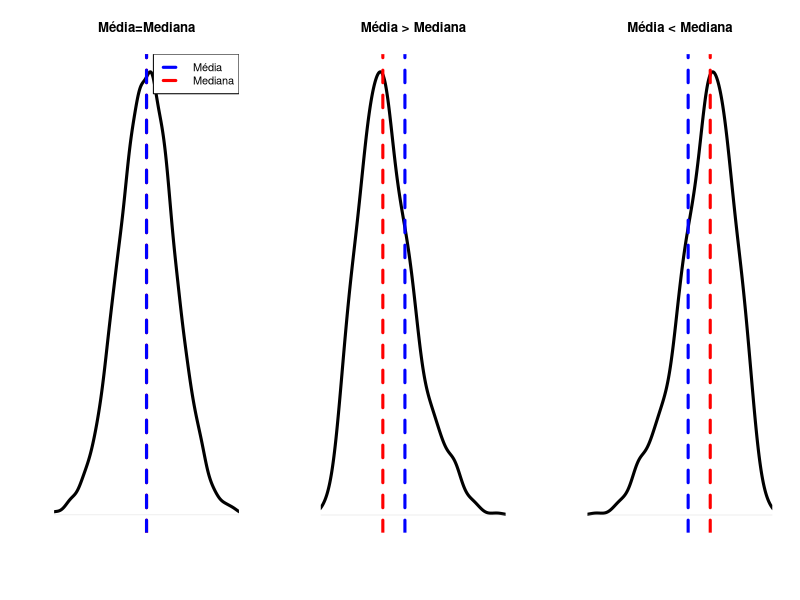
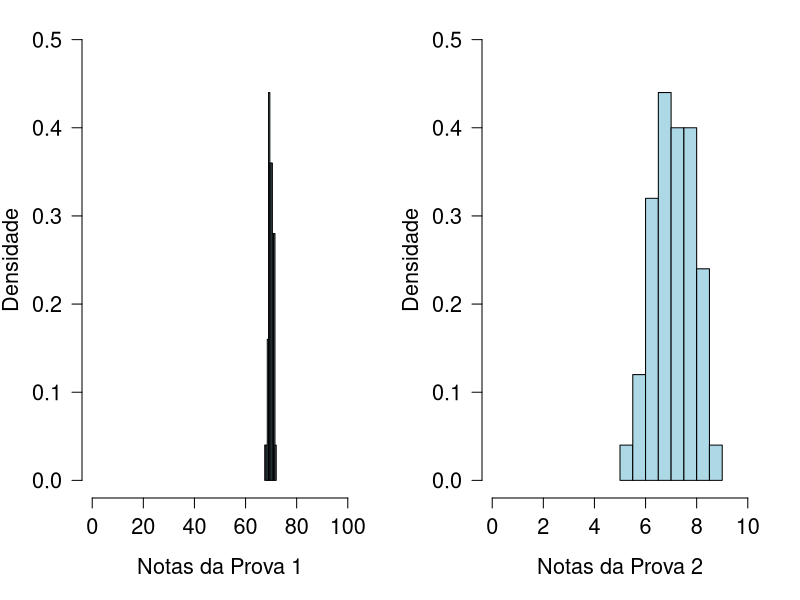
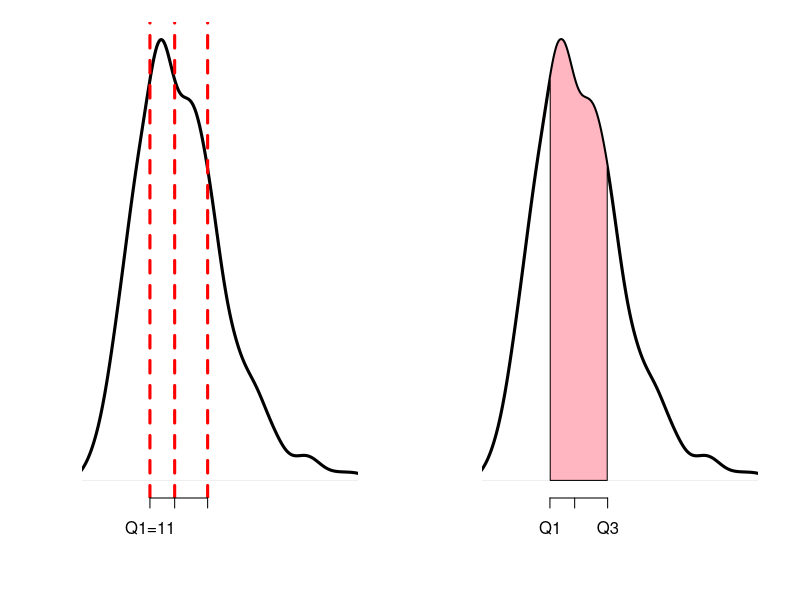
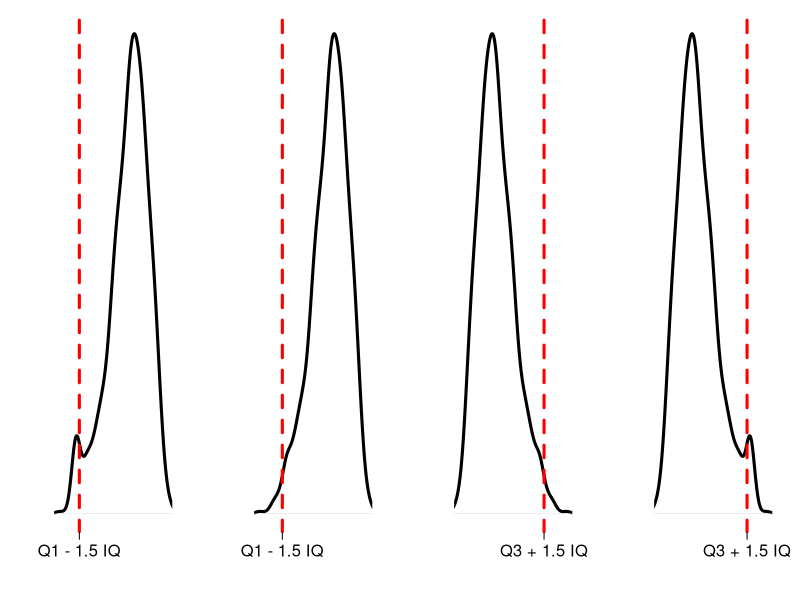
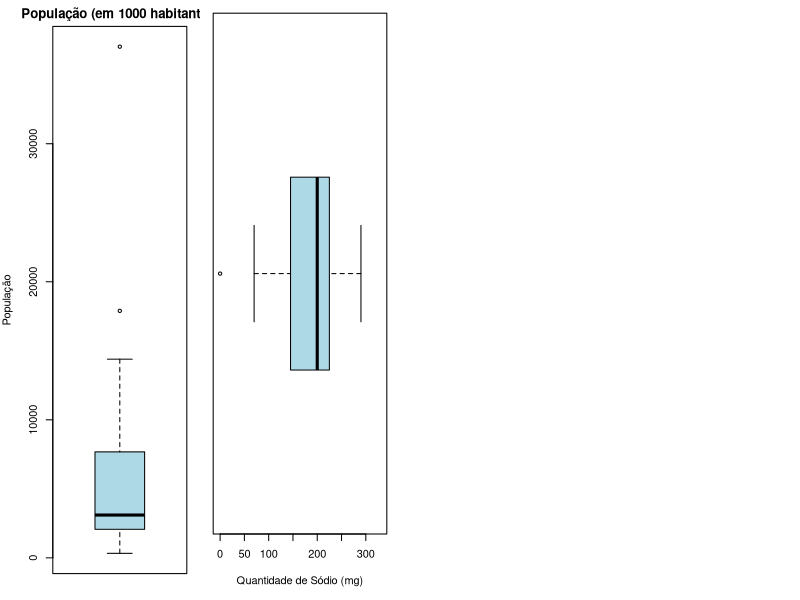
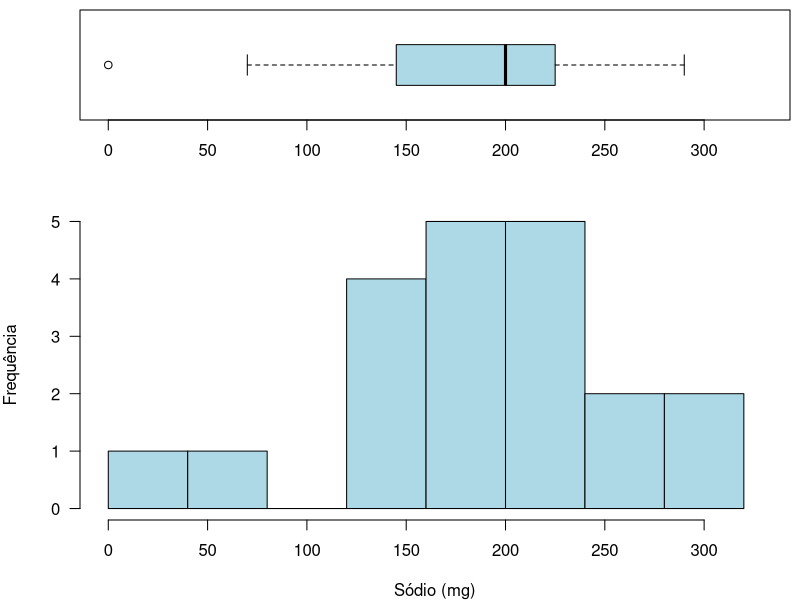
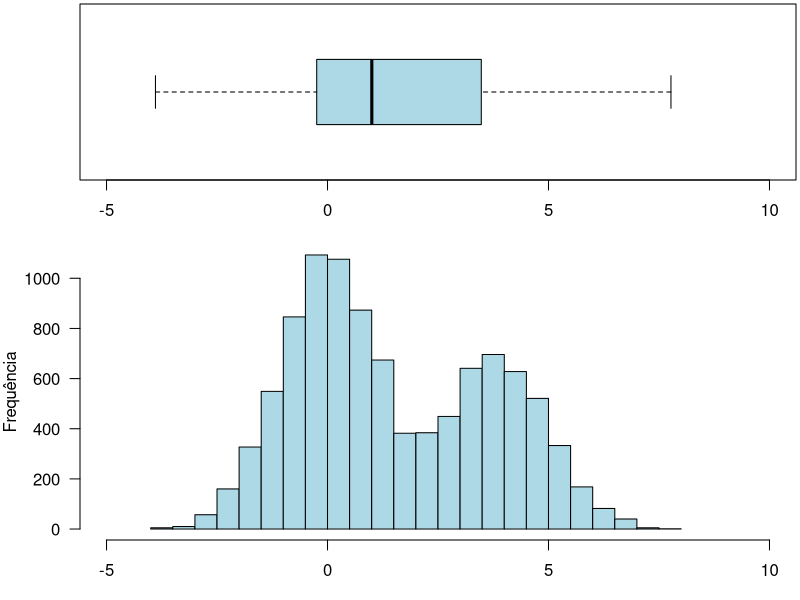
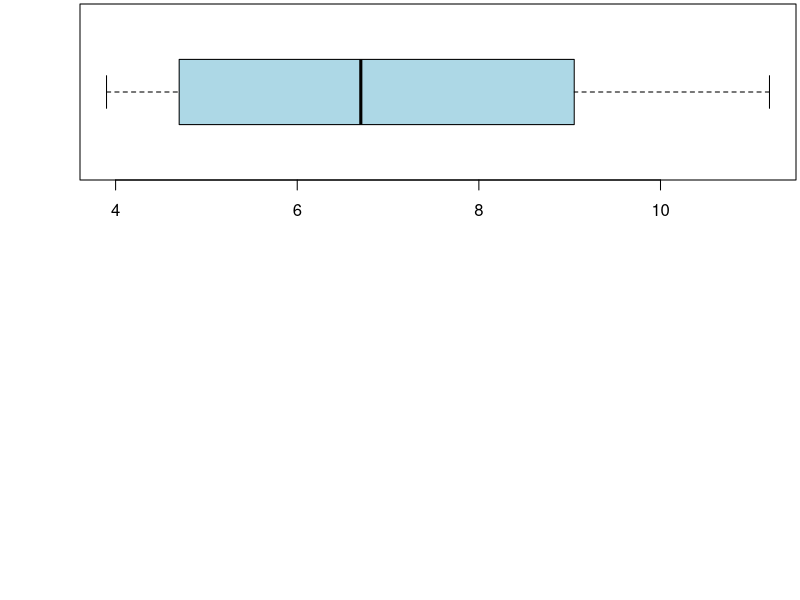

Source code (R) for these figures, in order:
## ---- chunk 1
par(mfrow=c(1, 3))
set.seed(44)
sym <- rnorm(10000)
plot(density(sym), ylab="", main="Média=Mediana", xlab="", axes=FALSE, 
     xlim=c(-3,3), cex.lab=1.5, lwd=3)
abline(v=0, col="red", lty=2,lwd=3)
abline(v=0, col="blue", lty=2,lwd=3)
legend("topright", legend=c("Média", "Mediana"), col=c("blue", "red"), 
       lty=2, border="white", lwd=3)

set.seed(44)
asymDir <- c(rchisq(1000, df=15))
plot(density(asymDir), ylab="", main="Média > Mediana", xlim=c(4, 35),
     axes=FALSE, xlab="", cex.lab=1.5, lwd=3)
abline(v=14, col="red", lty=2, lwd=3)
abline(v=18, col="blue", lty=2, lwd=3)

asymEsq <- -asymDir
plot(density(asymEsq), ylab="", main="Média < Mediana", xlim=c(-35, -4),
     axes=FALSE, xlab="", cex.lab=1.5, lwd=3)
abline(v=-14, col="red", lty=2, lwd=3)
abline(v=-18, col="blue", lty=2, lwd=3)
#legend("topright", legend=c("Média", "Mediana"), col=c("blue", "red"), lty=2, border="white", lwd=3)
## ---- chunk 2
set.seed(3)
prova1 <- rnorm(50, mean=70, sd=1)
prova2 <- rnorm(50, mean=7, sd=1)
par(mfrow=c(1, 2), mar=c(5.1, 4.1, 1.1, 2.1))
hist(prova1, freq=FALSE, xlab="Notas da Prova 1", ylab="Densidade", 
     main=" ", xlim=c(0,100), ylim=c(0,.5), cex.axis=1.3, cex.lab=1.3, 
     col="lightblue", las=1)
hist(prova2, freq=FALSE, xlab="Notas da Prova 2", ylab="Densidade",
     main=" ", xlim=c(0,10), ylim=c(0,.5), cex.axis=1.3, cex.lab=1.3, 
     col="lightblue", las=1)
## ---- chunk 3
set.seed(2015)
asymDir <- round(c(rchisq(1000, df=15)), 0)
a <- boxplot(asymDir, plot=FALSE)
q1 <- round(a$stats[2], 0)
q2 <- round(a$stats[3], 0)
q3 <- round(a$stats[4], 0)
plot(density(asymDir), ylab="",main=" ", xlim=c(4, 35), axes=FALSE, 
     xlab="", cex.lab=1.5, lwd=3)
abline(v=q1, col="red", lty=2, lwd=3)
abline(v=q2, col="red", lty=2, lwd=3)
abline(v=q3,col="red",lty=2,lwd=3)
axis(side=1, at=c(q1,q2,q3), labels=c(paste0("Q1=", q1), 
                                      paste0("Q2=", q2), paste0("Q3=", q3)))
## ---- chunk 4
dens <- density(asymDir)
plot(dens, ylab="", main=" ", xlim=c(4, 35), axes=FALSE, xlab="", 
     cex.lab=1.5, lwd=3)
axis(side=1, at=c(q1, q2, q3), labels=c("Q1","Q2","Q3"))
x1 <- min(which(dens$x >= q1))  
x2 <- max(which(dens$x <  q3))
with(dens, polygon(x=c(x[c(x1, x1:x2, x2)]), y=c(0, y[x1:x2], 0),
                   col="lightpink"))
# abline(v=q1, col="red", lty=2, lwd=3)
# abline(v=q3, col="red", lty=2, lwd=3)
## ---- chunk 5
par(mfrow=c(1, 4))
set.seed(44)
asymDir <- c(rchisq(1000, df=15))
asymEsq <- c(-asymDir, rep(-30, 30))
plot(density(asymEsq), ylab="", main=" ", xlim=c(-35, -4), axes=FALSE, 
     xlab="", cex.lab=1.5, lwd=3)
a <- boxplot(asymEsq, plot=FALSE)
IQ <- a$stats[4] - a$stats[2]
LI <- a$stats[2] - 1.5*IQ
abline(v=LI, col="red", lty=2, lwd=3)
axis(side=1, at=c(LI), labels=c("Q1 - 1.5 IQ"), cex.axis=1.5, cex.lab=1.5)

set.seed(44)
asymDir <- c(rchisq(1000, df=15))
asymEsq <- c(-asymDir)
plot(density(asymEsq), ylab="",main=" ", xlim=c(-35, -4), axes=FALSE, 
     xlab="", cex.lab=1.5, lwd=3)
a <- boxplot(asymEsq, plot=FALSE)
IQ <- a$stats[4] - a$stats[2]
LI <- a$stats[2] - 1.5*IQ
abline(v=LI, col="red", lty=2, lwd=3)
axis(side=1, at=c(LI), labels=c("Q1 - 1.5 IQ"),cex.axis=1.5,cex.lab=1.5)

set.seed(44)
asymDir <- c(rchisq(1000, df=15))
a <- boxplot(asymDir, plot=FALSE)
IQ <- a$stats[4] - a$stats[2]
LS <- a$stats[4] + 1.5*IQ
plot(density(asymDir), ylab="", main=" ", xlim=c(4, 35), axes=FALSE, 
     xlab="", cex.lab=1.5, lwd=3)
abline(v=LS, col="red", lty=2, lwd=3)
axis(side=1, at=c(LS), labels=c("Q3 + 1.5 IQ"), cex.axis=1.5, cex.lab=1.5)

set.seed(44)
asymDir <- c(rchisq(1000, df=15), rep(30, 30))
plot(density(asymDir), ylab="",main=" ", xlim=c(4, 35), axes=FALSE, 
     xlab="", cex.lab=1.5, lwd=3)
a <- boxplot(asymDir, plot=FALSE)
IQ <- a$stats[4] - a$stats[2]
LS <- a$stats[4] + 1.5*IQ
abline(v=LS, col="red", lty=2, lwd=3)
axis(side=1, at=c(LS), labels=c("Q3 + 1.5 IQ"), cex.axis=1.5, cex.lab=1.5)
## ---- chunk 6
estados <- c(325,478,558,1158,1380,1785,2052,2079,2505,2777,2813,2823,2844,3098,
             3444,5004,5357,5652,6193,7431,7919,9564,10188,13071,14392,17892,37033)

med <- median(estados) # Q2
Q1 <- quantile(estados, prob=.25, type=2) # Q1
Q3 <- quantile(estados, prob=.75, type=2) # Q3
IQ <- IQR(estados, type=2) # IQ
## ---- chunk 7
par(mar=c(2, 4, 2, 1))
boxplot(estados, main="População (em 1000 habitantes)", ylab="População", type=2, col="lightblue")
## ---- chunk 8
cereais <- c(0, 70, 125, 125, 140, 150, 170, 170, 180, 200,
             200, 210, 210, 220, 220, 230, 250, 260, 290, 290)
## ---- chunk 9
#par(mfrow=c(2,1))
#nf <- layout(mat = matrix(c(1,2),2,1, byrow=TRUE),  height = c(1,2))
#  par(mar=c(4, 4, .5, .5))
par(mar=c(5, 1, 1, 1))
boxplot(cereais, horizontal=TRUE, outline=TRUE, ylim=c(-1,330), 
        col="lightblue", type=3, xlab="Quantidade de Sódio (mg)")
# hist(cereais,xlim=c(-1,330),breaks=c(0,40,80,120,160,200,240,280,320),main="",col="lightblue",xlab="Sódio (mg)",ylab="Frequência")
## ---- chunk 10
par(mfrow=c(2, 1))
nf <- layout(mat=matrix(c(1,2), 2, 1, byrow=TRUE),  height=c(1, 2))
    par(mar=c(4, 4, .5, .5))
boxplot(cereais, horizontal=TRUE,  outline=TRUE, ylim=c(-1, 330),
        col="lightblue", type=3)
hist(cereais, xlim=c(-1, 330), breaks=seq(0, 320, by=40),
     main="", col="lightblue", xlab="Sódio (mg)", ylab="Frequência", las=1)
## ---- chunk 11
mu1 <- log(1)   
mu2 <- log(50)
sig1 <- log(3)
sig2 <- log(3)
cpct <- 0.4   

bimodalDistFunc <- function(n, cpct, mu1, mu2, sig1, sig2){
    set.seed(4)
    y0 <- rlnorm(n, mean=mu1, sd=sig1)
    set.seed(5)
    y1 <- rlnorm(n, mean=mu2 , sd=sig2)
    
    flag <- rbinom(n,size=1,prob=cpct)
    y <- y0*(1 - flag) + y1*flag 
}

bimodalData <- bimodalDistFunc(n=10000, cpct, mu1, mu2, sig1, sig2)

nf <- layout(mat=matrix(c(1, 2), 2, 1, byrow=TRUE),  height=c(1, 1.5))
par(mar=c(3, 4, .2, .2))
boxplot(log(bimodalData), horizontal=TRUE, outline=TRUE, ylim=c(-5,10), 
        col="lightblue", type=3)
hist(log(bimodalData), nclass=20, xlab="", ylab="Frequência", 
     col="lightblue", main="", xlim=c(-5, 10), las=1)
## ---- chunk 12
desemprego <- c(8.3, 6, 9.2, 9.3, 11.2, 9.5, 6.7, 4.4, 3.9, 4.6, 8.5, 
                8.9, 4.5, 6, 4.8)
des <- data.frame(Taxa=desemprego, 
                  Pais=c("Bélgica", "Dinamarca", "Alemanha", "Grécia",
                         "Espanha", "França", "Portugal", "Holanda",
                         "Luxemburgo", "Irlanda", "Itália", "Finlândia",
                         "Áustria", "Suécia", "Reino Unido"))
des
## ---- chunk 13
Q1 <- quantile(desemprego,prob=.25,type=2)
Q3 <- quantile(desemprego,prob=.75,type=2)
IQ <- IQR(desemprego,type=2)
LI <- Q1-1.5*IQ
LS <- Q3+1.5*IQ
## ---- chunk 14
boxplot(desemprego, type=2, horizontal=TRUE, col="lightblue", 
        xlab="Taxa de Desemprego")
